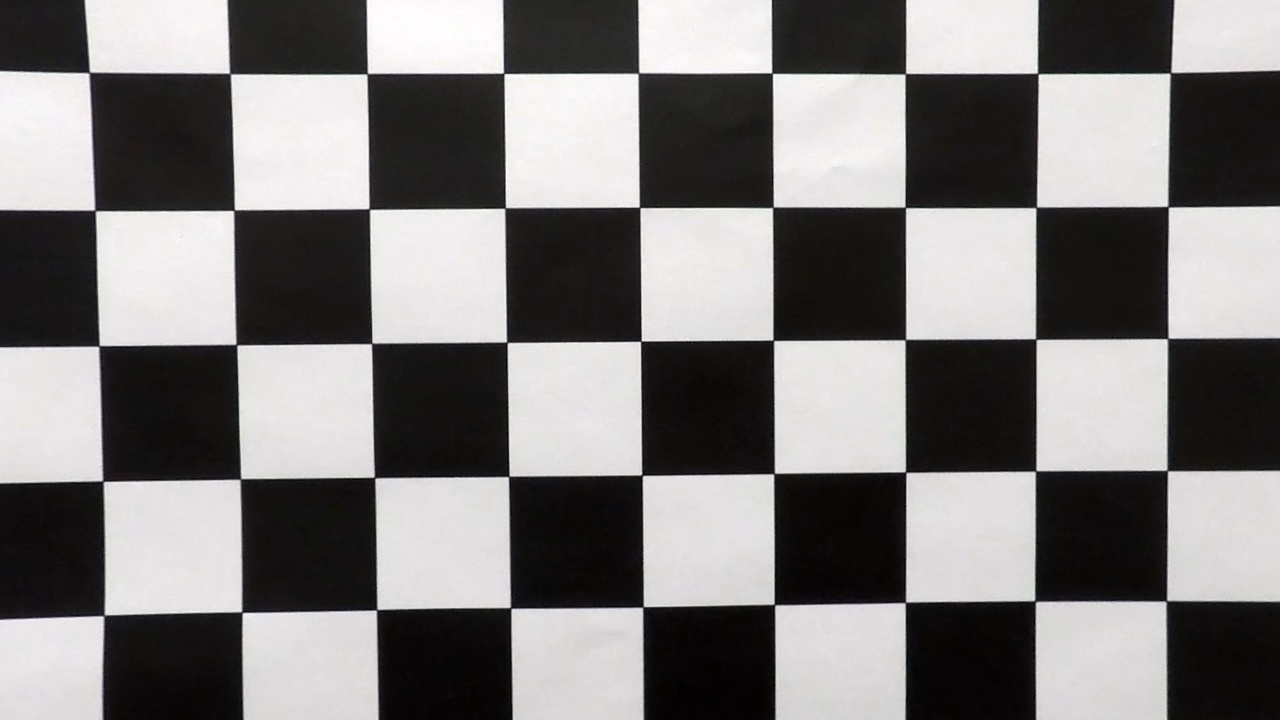
#> input picture output_images/camera_cal/calibration1.jpg, 1280 x 720 px; its folder holds 4 pictures in this run
$ jupyter execute --allow-errors advanced_lane_finding.ipynb   (shell and % lines are left out)   (older library calls are emulated)
#> lines starting #> are read from the running program, lines starting #| are printed output that depends on the picture
# Advanced Lane Finding

## Camera Calibration

[cell 1]
import numpy as np
import cv2
import matplotlib.pyplot as plt
import glob
import os

#Function which calibrates the camera
def calibrateCamera():
    # Generate object points for chess board
    objp = np.zeros((6*9,3), np.float32)
    objp[:,:2] = np.mgrid[0:9, 0:6].T.reshape(-1,2)
    #print (np.mgrid[0:9, 0:6])

    # Obj points and source points for all images
    ObjPoints = []
    SrcPoints = []

    # Look for calibration images
    calib_images = glob.glob("camera_cal/calibration*.jpg")

    for calib_image in calib_images:
        img = cv2.imread(calib_image)
#> img is the input picture: shape (720, 1280, 3); mean B, G, R 123.3, 123.7, 125.3
        gray_img = cv2.cvtColor(img, cv2.COLOR_BGR2GRAY)
        img_size = gray_img.shape[::-1]
#> img_size = (1280, 720)

        # Find the chessboard corners
        ret, corners = cv2.findChessboardCorners(gray_img, (9, 6), None)
#> ret = False; corners = None

        if (ret==True):
            ObjPoints.append(objp)
            SrcPoints.append(corners)
#> pass 2 of the loop in calibrateCamera, `for calib_image in calib_images:`:
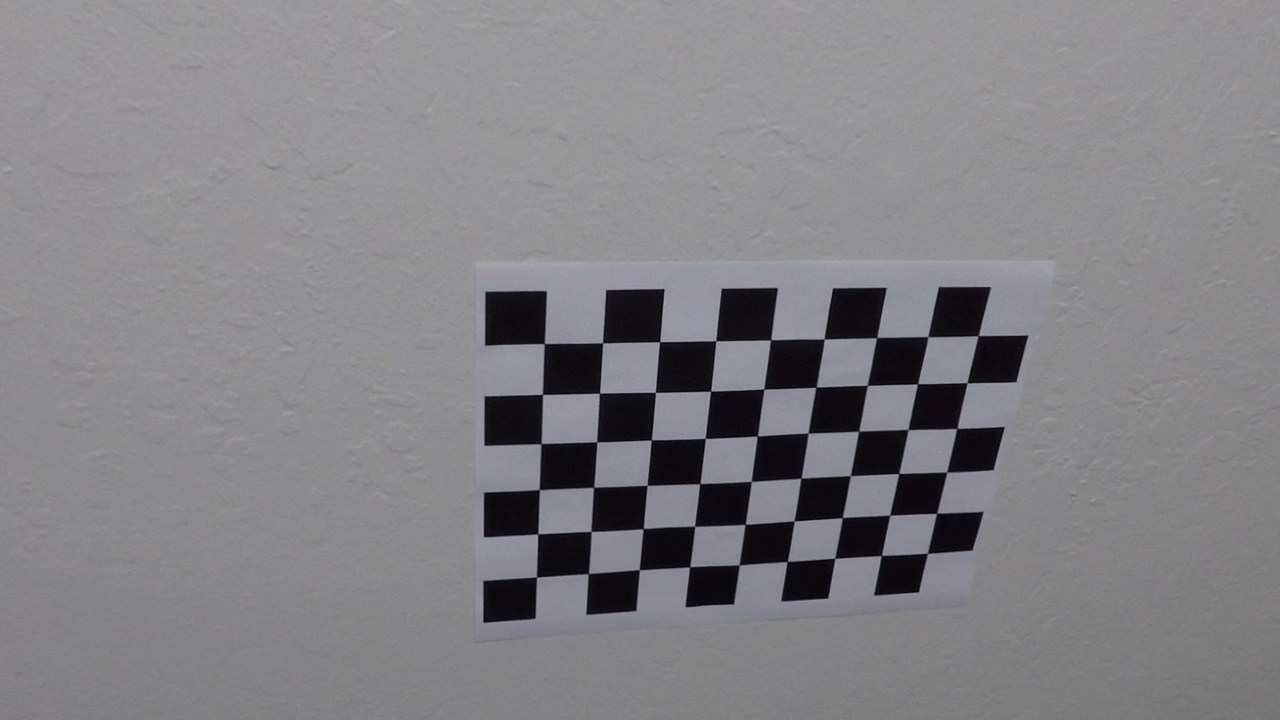
#> input picture output_images/camera_cal/calibration10.jpg, 1280 x 720 px
#> in calibrateCamera, img is the input picture: shape (720, 1280, 3); mean B, G, R 133.4, 129.6, 130.5
#> ret = True; corners = 54 rows, first 8: [545.3, 342.7], [602.5, 342.6], [658.8, 342.3], [715.9, 340.6], [769.6, 340.6], [824.5, 339.3], [875.6, 338.6], [928, 336.6]
#> pass 3 of the loop in calibrateCamera, `for calib_image in calib_images:`:
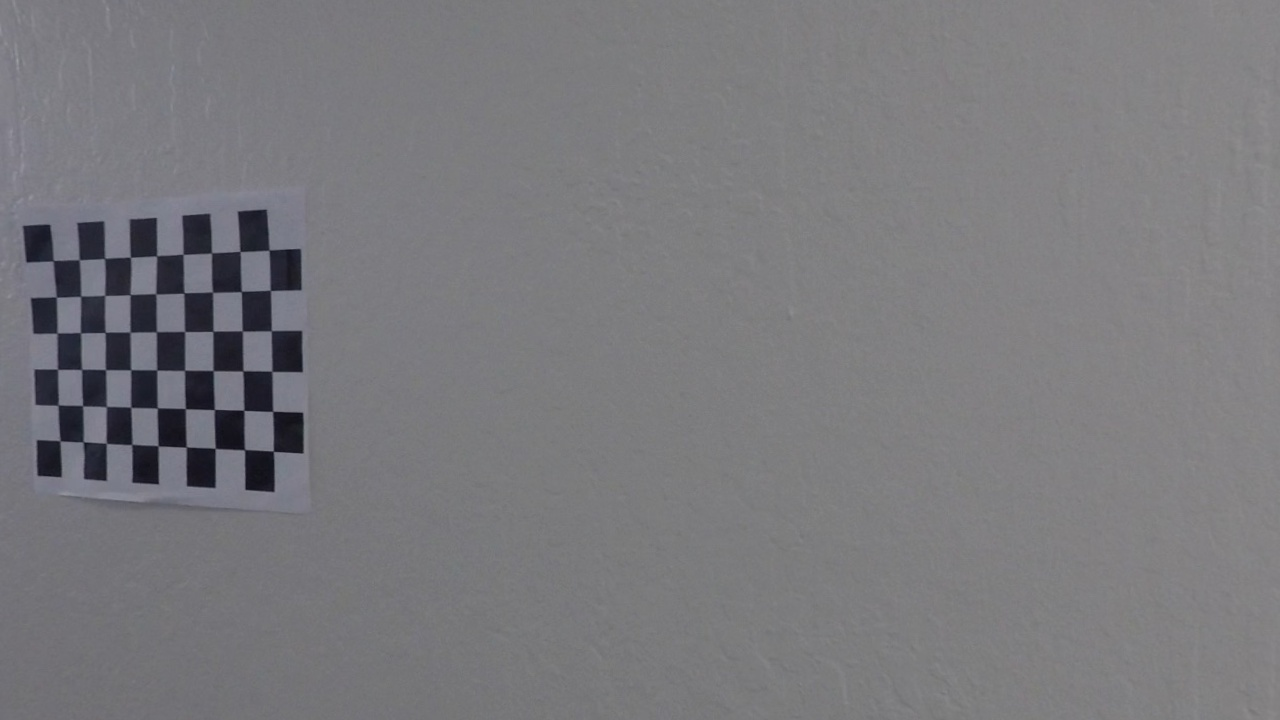
#> input picture output_images/camera_cal/calibration11.jpg, 1280 x 720 px
#> in calibrateCamera, img is the input picture: shape (720, 1280, 3); mean B, G, R 124.7, 121.1, 121.6
#> corners = 54 rows, first 8: [53.39, 260.6], [79.19, 259.6], [104.5, 258.5], [130.4, 257.4], [156.5, 255.9], [183.1, 254.3], [211.4, 252.9], [240.1, 251.4]
#> the loop made 4 passes; the first 3 are shown

            # Draw and display the corners
            #cv2.drawChessboardCorners(img, (9,6), corners, ret)
            #cv2.imwrite("output_images/" + calib_image, img)

    #Find the calibration parameters for the camera given object points and image points
    ret, mtx, dist, rvecs, tvecs = cv2.calibrateCamera(ObjPoints, SrcPoints, img_size, None, None)

    return mtx, dist

# Returns undistorted image given the camera matrix and distortion coefficients
def undistortImage(img, mtx, dist):
    undistImg = cv2.undistort(img, mtx, dist, None, mtx)
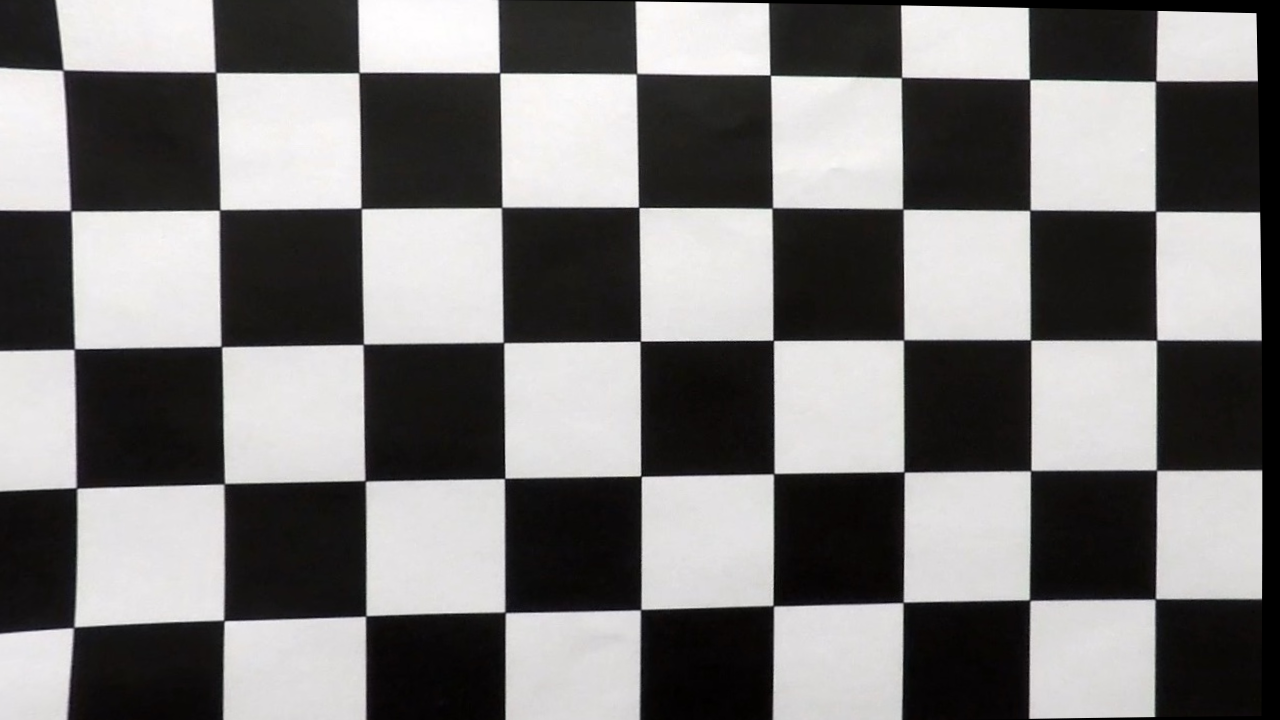
#> undistImg: shape (720, 1280, 3); mean B, G, R 120.7, 121.2, 122.7
    return undistImg

# Calculates the perspective transform. The coordinates are taken from test_images/straight_lines1.jpg
def calculatePerspectiveTransform():
    #src = np.float32([[610, 439], [670, 439], [1060, 679], [248, 679]])
    #src = np.float32([[588, 452], [694, 452], [1060, 679], [248, 679]])
    src = np.float32([[600, 445], [680, 445], [1060, 679], [248, 679]])
    dst = np.float32([[200, 0], [930, 0], [930, 719], [200, 719]]) # Assymmetric rectangle
    M = cv2.getPerspectiveTransform(src, dst)
    return M

# Calculates the inverse perspective transform. The coordinates are taken from test_images/straight_lines1.jpg
# During inverse perspective tramsform, the car bonnet area is also included to get extended lane
def calculateInversePerspectiveTransform():
    # points calculated from straight_lines1.jpg
    #src = np.float32([[610, 439], [670, 439], [1060, 679], [248, 679]])
    #src = np.float32([[610, 439], [670, 439], [1110, 719], [206, 719]])
    #src = np.float32([[588, 452], [694, 452], [1110, 719], [206, 719]])
    src = np.float32([[600, 445], [680, 445], [1110, 719], [206, 719]])
    dst = np.float32([[200, 0], [930, 0], [930, 719], [200, 719]]) # Assymmetric rectangle
    M = cv2.getPerspectiveTransform(dst, src)
    return M

# Does the perspective Transform for the given image
def doPerspectiveTransform(bin_img, M):
    warped_bin_img = cv2.warpPerspective(bin_img, M, bin_img.shape[1::-1], flags=cv2.INTER_LINEAR)
    return warped_bin_img

# Does the perspective Transform for the given array
def doPerspectiveTransformPoints(srcArray, M):
    dstArray = cv2.perspectiveTransform(srcArray, M)
    return dstArray

[cell 2]
# Calculates the sobel threshold
# [76 lines left out: functions abs_sobel_thresh, mag_thresh, dir_threshold, hls_s_threshold, not called in this run]

[cell 3]
# Returns the histogram of the image
# [312 lines left out: functions hist, find_lane_pixels, fit_polynomial_sliding_window, fit_poly, search_around_poly, doReverseTransform and 3 more, not called in this run]

[cell 4]
#-------------------------------------------------------
#Actual Code
# Class which does advanced lane finding
class LaneFinding():
    def __init__(self):
        # Boolean which defines the poly to be found using the sliding window approach
        self.first_image = False
        # Last left fit polynomials
        self.left_fit = np.array(1*3)
        # Last right fit polynomials
        self.right_fit = np.array(1*3)
        # Finds the calibration parameters
        self.mtx, self.dist = calibrateCamera()
        # Calculates the perspective tranformation matrix
        self.M = calculatePerspectiveTransform()
        # Calculates the inverse perspective tranformation matrix
        self.inverse_M = calculateInversePerspectiveTransform()

        self.saveImage = False

    # Saves the calibration images into output_images folder
    def saveCalibImages(self):
        calib_images = glob.glob("camera_cal/calibration*.jpg")
        for calib_image in calib_images:
            img = cv2.imread(calib_image)
            undistImg = undistortImage(img, self.mtx, self.dist)
            cv2.imwrite("output_images/" + calib_image, undistImg)
#> pass 2 of the loop in saveCalibImages, `for calib_image in calib_images:`:
#> in undistortImage (call 2), `undistImg = cv2.undistort(img, mtx, dist, None, mtx)`:
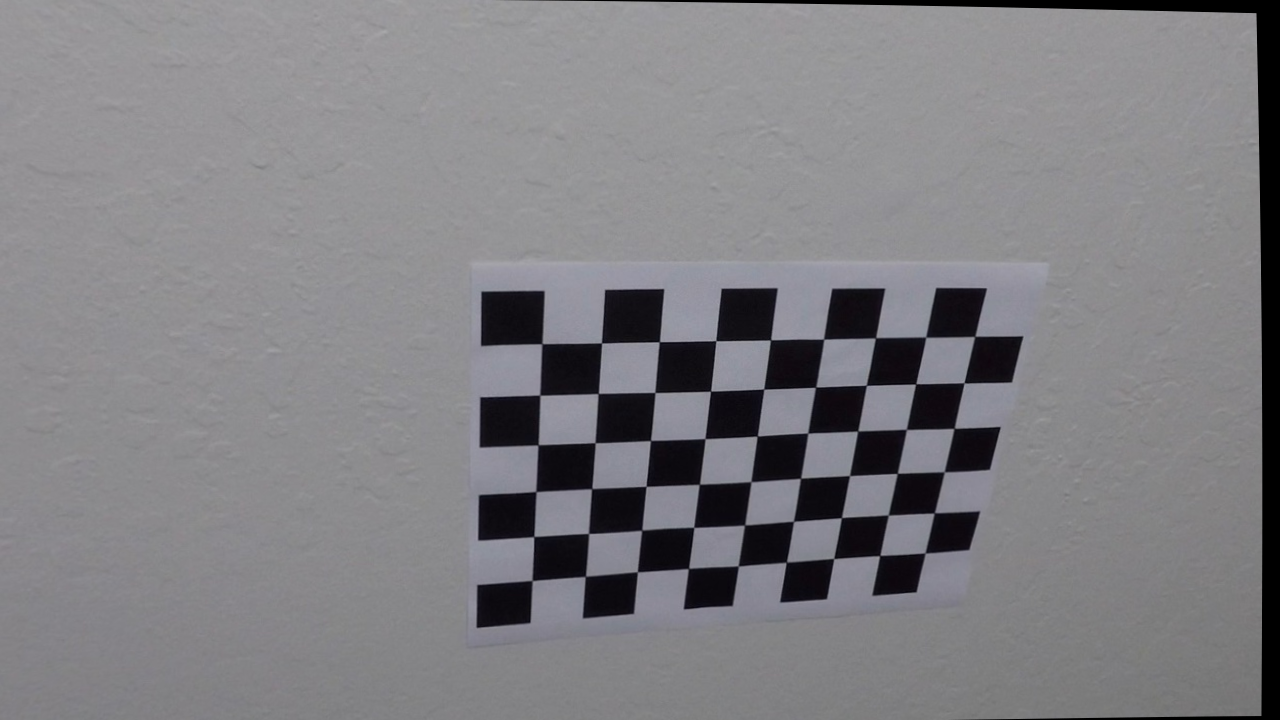
#> undistImg: shape (720, 1280, 3); mean B, G, R 130.5, 126.8, 127.6
#> pass 3 of the loop in saveCalibImages, `for calib_image in calib_images:`:
#> in undistortImage (call 3), `undistImg = cv2.undistort(img, mtx, dist, None, mtx)`:
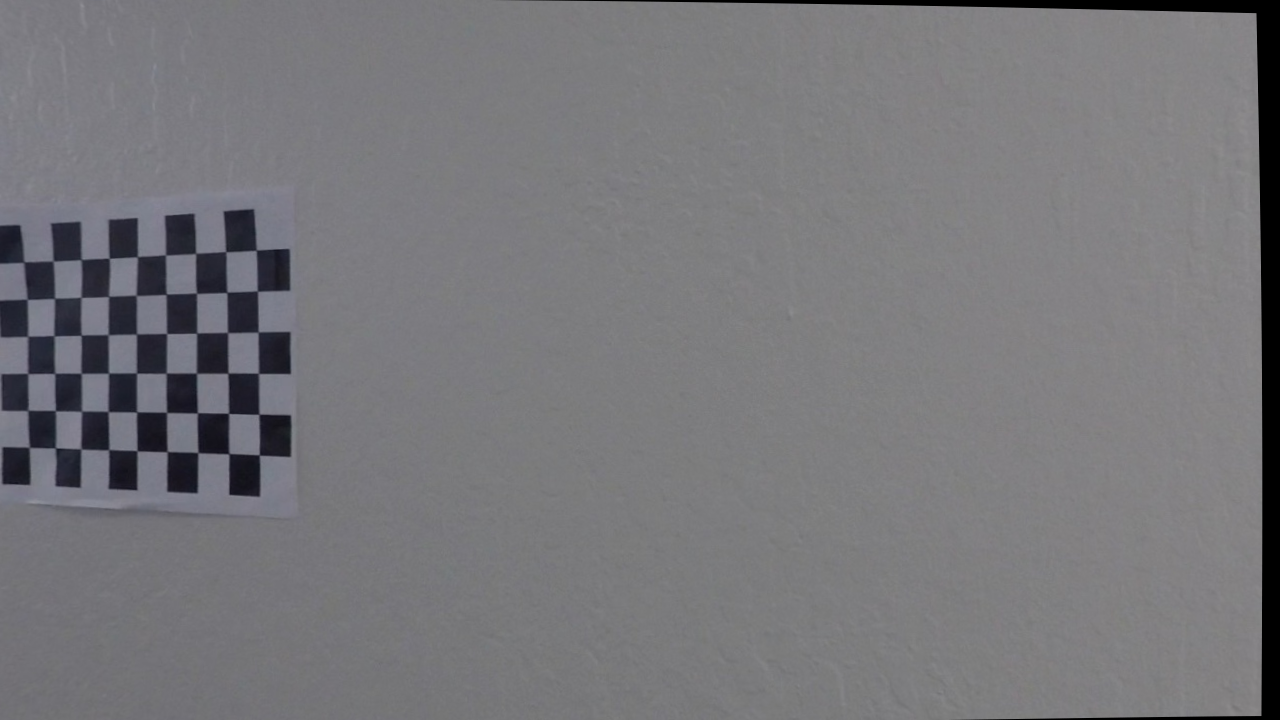
#> undistImg: shape (720, 1280, 3); mean B, G, R 121.7, 118.2, 118.7
#> the loop made 4 passes; the first 3 are shown
